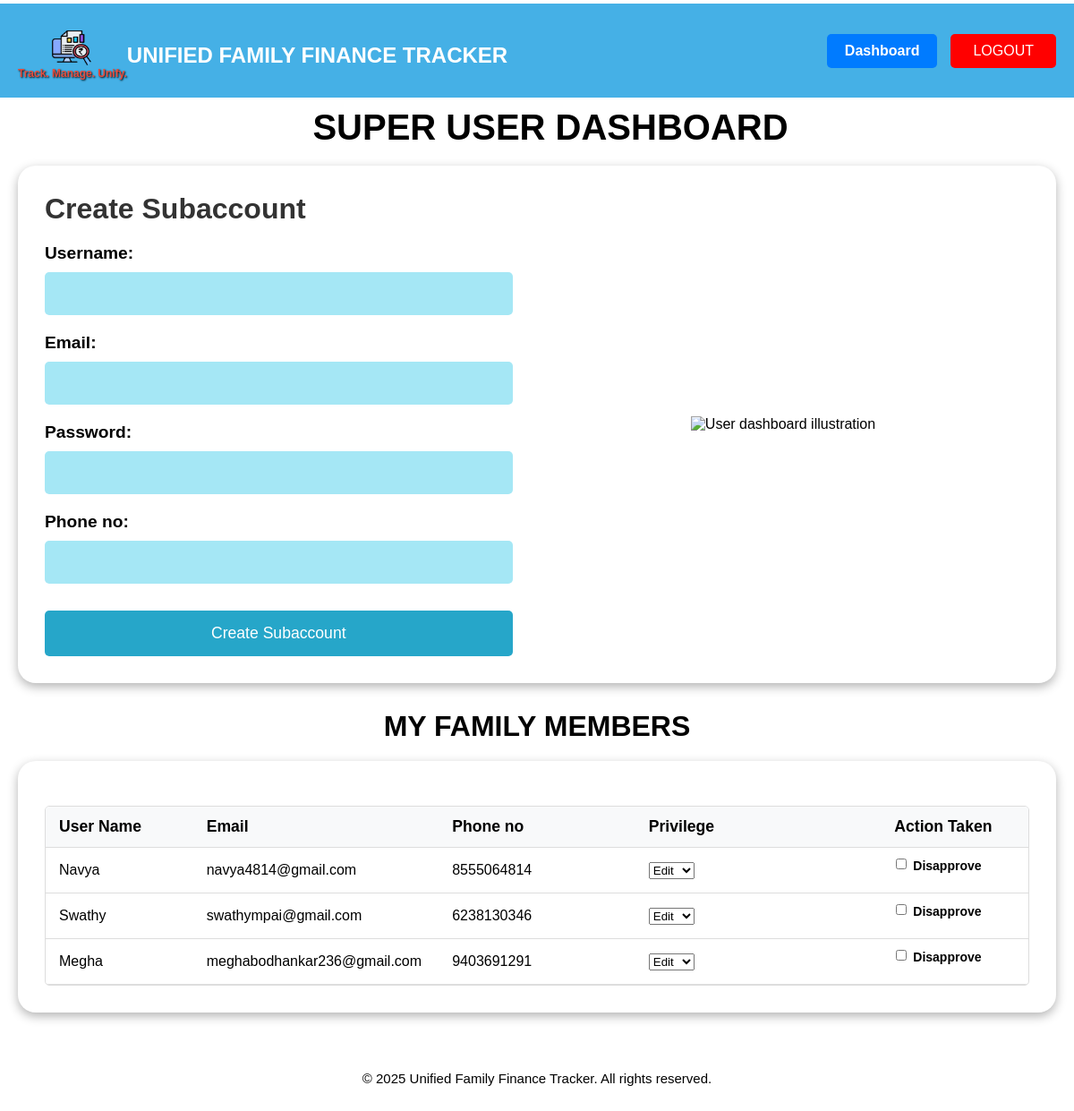
Screenshot of /super_user_dashboard (signed in) with the database file from the repository.
### models.py (models this page shows)
class User(db.Model):
    __tablename__ = 'user'
    id = db.Column(db.Integer, primary_key=True)
    username = db.Column(db.String(50), unique=True, nullable=False)
    family_name = db.Column(db.String(100), nullable=False)
    email = db.Column(db.String(100), unique=True, nullable=False)
    password = db.Column(db.String(200), nullable=False)  # Hashed password
    phone = db.Column(db.String(15), nullable=False)
    address = db.Column(db.String(255), nullable=False)
    role = db.Column(db.String(20), default="super_user")
    privilege = db.Column(db.String(20), default="edit")
    approved_by = db.Column(db.Integer, db.ForeignKey("user.id"), nullable=True)
    status = db.Column(db.String(20), default="pending")
    created_on = db.Column(db.DateTime, default=db.func.current_timestamp())

### app.py (the view)
@app.route("/super_user_dashboard")
@login_required
def super_user_dashboard():
    if "user_id" not in session or session["role"] != "super_user":
        return redirect(url_for("login"))
    family_members = User.query.filter_by(approved_by=session["user_id"]).all()
    return render_template("super_user_dash.html",family_members=family_members)

### app.py (called while the page is built)
def login_required(f):
    @wraps(f)
    def decorated_function(*args, **kwargs):
        if 'email' not in session:
            flash("You must be logged in to access this page.")
            return redirect(url_for('login'))
        return f(*args, **kwargs)
    return decorated_function

### templates/super_user_dash.html (shortened to what this page needs)
<!DOCTYPE html>
<html lang="en">
<head>
    <link rel="stylesheet" href="{{ url_for('static', filename='styles/super_user_dash.css') }}">
</head>
<header>
    <div class="header-content" style="display: flex; align-items: center;">
        <div style="display: flex; flex-direction: column; align-items: center;">
          <img class="logo"
               src="{{ url_for('static', filename='images/logo.png') }}"
               alt="Logo"
               style="height: 45px; width: 45px;" />
          <span style="color: #e74c3c; font-size: 12px; font-weight: bold; margin-top: 1px; text-shadow: 1px 1px 2px #000;">
            Track. Manage. Unify.
          </span>
        </div>
        <h1 style="font-size: 24px; margin-top: 10px;">UNIFIED FAMILY FINANCE TRACKER</h1>
      </div>
    <nav>
        <a href="{{ url_for('dashboard') }}" class="dashboard-btn">Dashboard</a>
        <a href="{{ url_for('logout') }}" class="logout-btn">Logout</a>
    </nav>
</header>
<body>
    <div class="container">
        <div class="header">
            <h1 class="dashboard-title">SUPER USER DASHBOARD</h1>
        </div>
        <div class="card">
            <div class="create-account">
                <div class="form-area">
                    <h2 style="text-align: left; margin-top: 0; color: #333; text-shadow: none;">Create Subaccount</h2>
                    <form id="create-subaccount-form"  action="{{ url_for('create_subaccount') }}" method="POST">
                        <div class="form-group">
                            <label for="username">Username:</label>
                            <input type="text" id="username" name="username" required>
                        </div>
                        <div class="form-group">
                            <label for="email">Email:</label>
                            <input type="email" id="email" name="email" required>
                        </div>
                        <div class="form-group">
                            <label for="password">Password:</label>
                            <div class="password-field-wrapper">
                                <input type="password" id="password" name="password" required>
                            </div>
                        </div>
                        <div class="form-group">
                            <label for="phone">Phone no:</label>
                            <input type="tel" id="phone" name="phone_number" required>
                        </div>
                        <button type="submit">Create Subaccount</button>
                    </form>
                </div>
                <div class="image-area">
                    <img src="https://i.pinimg.com/736x/b3/95/5e/b3955e8cc0d931d274b240e80ec3b4d1.jpg" alt="User dashboard illustration" id="dashboard-illustration">
                </div>
            </div>
        </div>
        <h2>MY FAMILY MEMBERS</h2>
        <div class="card">
            <div class="table-container" id="family-members-container">
                <table id="family-members-table" class="user-table">
                    <thead>
                        <tr>
                            <th>User Name</th>
                            <th>Email</th>
                            <th>Phone no</th>
                            <th>Privilege</th>
                            <th>Action Taken</th>
                        </tr>
                    </thead>
                    <tbody id="family-members-tbody">
                        {% if family_members %}
                            {% for member in family_members %}
                            <tr>
                                <td>{{ member.username }}</td>
                                <td>{{ member.email }}</td>
                                <td>{{ member.phone }}</td>
                                <td>
                                    <form action="{{ url_for('update_privilege') }}" method="POST">
                                        <select name="new_privilege" class="privilege-dropdown" onchange="this.form.submit()">
                                            <option value="edit" {% if member.privilege == 'edit' %}selected{% endif %}>Edit</option>
                                        </select>
                                    </form>
                                </td>
                                <td class="approval-cell">
                                    <form action="{{ url_for('update_approval') }}" method="POST">
                                        <div class="approval-options">
                                            <div class="approval-option">
                                                <input type="checkbox" id="approve-{{ member.id }}" name="approve"
                                                       onchange="this.form.submit()"
                                                       {% if member.status == 'approved' %}checked{% endif %}>
                                                <label for="approve-{{ member.id }}">
                                                    {% if member.status == 'pending' %}
                                                        Disapprove
                                                    {% else %}
                                                        Approve
                                                    {% endif %}
                                                </label>
                                            </div>
                                        </div>
                                    </form>
                                </td>
                            </tr>
                            {% endfor %}
                        {% else %}
                            <tr>
                                <td colspan="4" class="empty-table-message">No family members found</td>
                            </tr>
                        {% endif %}
                    </tbody>
                </table>
            </div>
        </div>
    </div>
</body>
<div class="footer">
    <p>&copy; 2025 Unified Family Finance Tracker. All rights reserved.</p>
</div>
</html>

### static/styles/super_user_dash.css (style rules this page uses)
* { margin: 0; padding: 0; box-sizing: border-box; font-family: Arial, sans-serif; }
body { background-image: url("https://i.pinimg.com/736x/0f/36/0d/0f360ddce24b6e639fe10aef6199d2b6.jpg"); background-size: cover; background-position: center; background-repeat: no-repeat; background-attachment: fixed; min-height: 100vh; padding: 20px; padding-top: 100px; }
header { display: flex; justify-content: space-between; align-items: center; background: #45b0e6; color: #fff; padding: 20px; position: fixed; width: 100vw; left: 50%; right: 50%; margin-left: -50vw; margin-right: +50vw; margin-top: -8vw; z-index: 1000; }
header img { height: 60px; width: 60px; border-radius: 10px; margin-top: 5px; padding-top: 5px; }
header h1 { margin: 0; flex: 1; text-align: left; font-size: 1.5em; color: white; text-shadow: none; }
nav { display: flex; gap: 15px; }
.dashboard-btn { padding: 10px 20px; background-color: #007bff; color: white; border: none; border-radius: 5px; text-decoration: none; font-weight: bold; cursor: pointer; transition: background-color 0.3s ease; }
header .logout-btn { background-color: #ff0000 !important; color: white !important; border: none; border-radius: 5px; padding: 10px 25px; font-size: 16px; cursor: pointer; text-transform: uppercase; text-decoration: none; }
.container { max-width: 1200px; margin: 0 auto; }
h1 { text-align: center; margin-bottom: 20px; font-size: 2.5rem; color: black; text-shadow: 1px 1px 3px rgba(255,255,255,0.7); }
h2 { text-align: center; margin: 30px 0 20px; font-size: 2rem; color: black; text-shadow: 1px 1px 3px rgba(255,255,255,0.7); }
.dashboard-title { text-align: center; margin: 20px 0 20px 30px; font-size: 2.5rem; color: black; text-shadow: 1px 1px 3px rgba(255, 255, 255, 0.7); }
.card { background-color: white; border-radius: 20px; padding: 30px; box-shadow: 0 4px 12px rgba(0,0,0,0.3); margin-bottom: 30px; }
.create-account { display: flex; flex-wrap: wrap; justify-content: space-between; align-items: center; }
.form-area { flex: 1; min-width: 300px; }
.image-area { flex: 1; min-width: 300px; display: flex; justify-content: center; align-items: center; }
.form-group { margin-bottom: 20px; }
label { display: block; margin-bottom: 10px; font-size: 1.2rem; font-weight: bold; }
input[type="text"], input[type="email"], input[type="password"], input[type="tel"] { width: 95%; padding: 15px; border: none; background-color: #a5e7f5; border-radius: 5px; font-size: 1rem; }
.password-field-wrapper { position: relative; width: 100%; }
button { background-color: #26a6c9; color: white; border: none; padding: 15px 30px; font-size: 1.1rem; border-radius: 5px; cursor: pointer; width: 95%; margin-top: 10px; }
.table-container { max-height: 400px; overflow-y: auto; margin-top: 20px; border-radius: 5px; border: 1px solid #eee; }
table { width: 100%; border-collapse: collapse; }
th { background-color: #f8f8f8; padding: 15px; text-align: left; font-size: 1.1rem; position: sticky; top: 0; z-index: 10; background-color: white; }
td { padding: 15px; border-top: 1px solid #eee; }
.user-table { width: 100%; border-collapse: collapse; table-layout: fixed; }
.user-table th, .user-table td { padding: 12px 15px; text-align: left; border-bottom: 1px solid #ddd; }
.user-table th { background-color: #f8f9fa; font-weight: bold; }
.user-table th:nth-child(1), .user-table td:nth-child(1) { width: 15%; }
.user-table th:nth-child(2), .user-table td:nth-child(2) { width: 20%; }
.user-table th:nth-child(2), .user-table td:nth-child(2) { width: 25%; }
.user-table th:nth-child(3), .user-table td:nth-child(3) { width: 20%; }
.user-table th:nth-child(4), .user-table td:nth-child(4) { width: 25%; }
.table-container { max-height: 400px; overflow-y: auto; margin-top: 20px; border-radius: 5px; border: 1px solid #ddd; }
.approval-option { display: flex; gap: 5px; }
.approval-option input[type="checkbox"] { width: 16px; height: 12px; cursor: pointer; }
.approval-option label { cursor: pointer; font-size: 14px; }
.footer { display: flex; justify-content: center; }
.footer { background: none; color: rgb(0, 0, 0); text-align: center; padding: 10px; bottom: 0; width: 100%; z-index: 2; margin-top: 20px; }
.footer p { font-size: 15px; margin-top: 25px; }

### rows the page displays
User: username "Navya", email "navya4814@gmail.com", phone "8555064814", new_privilege "Edit", shows "Disapprove"
User: username "Swathy", email "swathympai@gmail.com", phone "6238130346", new_privilege "Edit", shows "Disapprove"
User: username "Megha", email "meghabodhankar236@gmail.com", phone "9403691291", new_privilege "Edit", shows "Disapprove"
